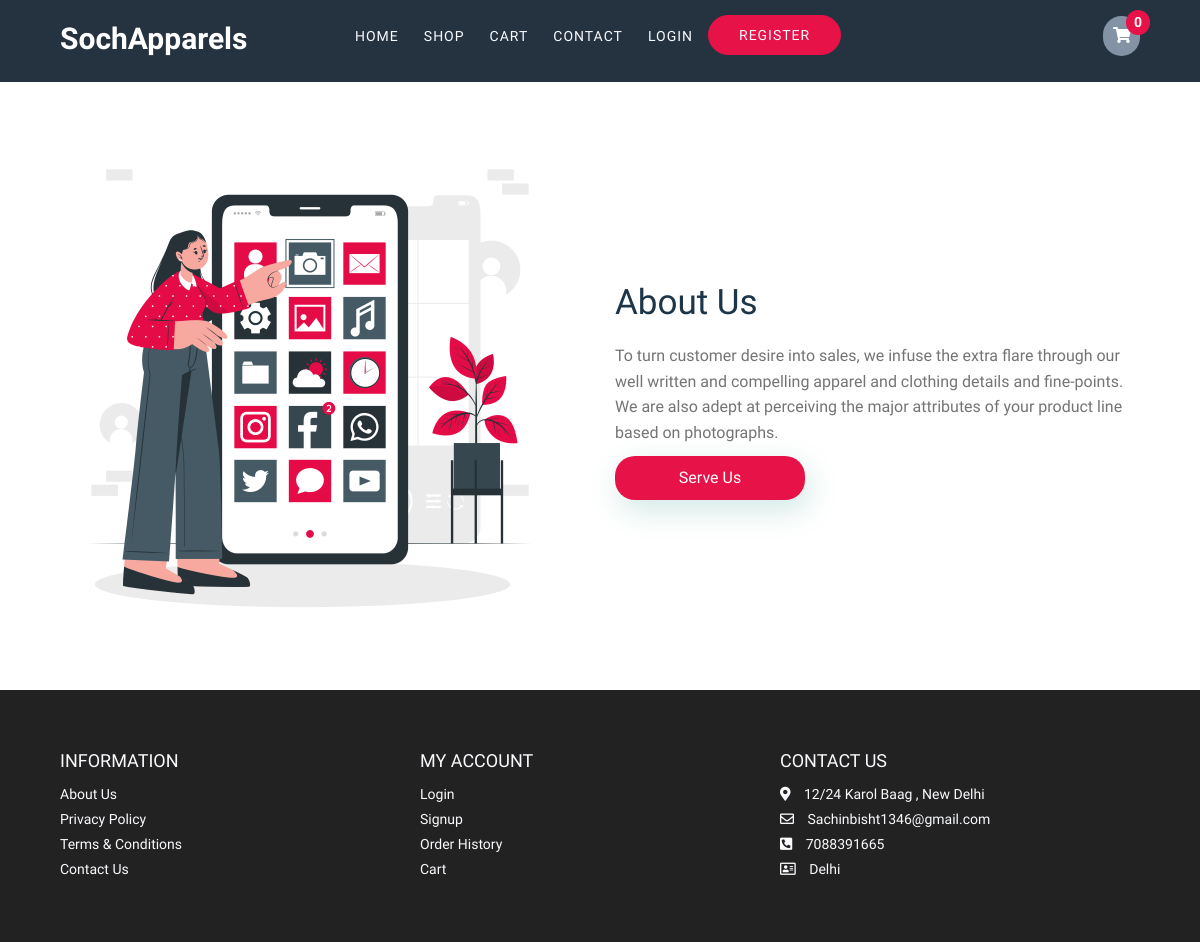
The page /about/ on the database its author committed.
### store/models/index.py (models this page shows, shortened)
class WebsiteDetail(models.Model):
    website_name = models.CharField(max_length=50)
    website_logo = models.ImageField(upload_to="media/images/", height_field=None, width_field=None, max_length=None)
    website_description = models.CharField(max_length=250)
    favicon_icon = models.ImageField(upload_to="media/images/", height_field=None, width_field=None, max_length=None)
    hero_image = models.ImageField(upload_to="media/images/", height_field=None, width_field=None,
    max_length=None)
    hero_headline = models.CharField(max_length=200)
    offer_headine = models.CharField(max_length=50)
    offer_image = models.ImageField(upload_to="media/images/", height_field=None, width_field=None, max_length=None)
    offer_text = models.CharField(max_length=50)
    location = models.CharField(max_length=150)
    email_1 = models.EmailField(max_length=254)
    email_2 = models.EmailField(max_length=254)
    mobile_1 = models.CharField(max_length=10)
    mobile_2 = models.CharField(max_length=10)
    city = models.CharField(max_length=20)

### store/models/about.py (models this page shows, shortened)
class About(models.Model):
    title = models.CharField(max_length=100)
    description = models.CharField(max_length=500)
    image = models.ImageField(upload_to="media/images/", height_field=None, width_field=None, max_length=None)
    link = models.CharField(max_length=50)
    link_text = models.CharField(max_length=50)

### store/views/about.py (the view)
# urls.py: path("about/", AboutView.as_view(), name="About"),
class AboutView(View):
    def get(self, request: WSGIRequest) -> HttpResponse:
        about: About = About.objects.all().first()
        context: Dict ={
            'about':about,
        }
        return render(request, 'store/about.html',context=context)

### store/templatetags/cloth_tags.py (called while the page is built)
@register.simple_tag
def faviconIcon() -> str:
    favicon = website.favicon_icon.url
    return favicon

@register.simple_tag
def get_address() -> str:
    return website.location

@register.simple_tag
def get_email_1() -> str:
    return website.email_1

@register.simple_tag
def get_mobile_1() -> str:
    return website.mobile_1

@register.simple_tag
def get_city() -> str:
    return website.city

@register.simple_tag
def get_name() -> str:
    return website.website_name

### store/templates/store/about.html (shortened to what this page needs)
{% extends "store/layout.html" %}
{% load static %}
{% block body %}
    <div class="container">
	<div class="content row">
        <div class="model col-lg-6 col-md-6 col-sm-12 col-12">
            <img src="{{about.image.url}}"/>
        </div>
        <div class="main-text  col-lg-6 col-md-6 col-sm-12 col-12">
            <h1>{{about.title}}</h1>
            <p>{{about.description}}</p>
            <a href="/{{about.link}}" class="portfolio-btn">{{about.link_text}}</a>
        </div>
    </div>
    </div>
{% endblock %}

### store/templates/store/layout.html (shortened to what this page needs)
<!DOCTYPE html>
<html lang="en">
{% load static %}
{% load cloth_tags %}
<head>
  <link rel="stylesheet" href="https://stackpath.bootstrapcdn.com/bootstrap/4.4.1/css/bootstrap.min.css">
  <link rel="stylesheet" href="https://cdnjs.cloudflare.com/ajax/libs/Glide.js/3.4.1/css/glide.core.css" />
  <link rel="stylesheet" href="https://cdnjs.cloudflare.com/ajax/libs/Glide.js/3.4.1/css/glide.theme.css" />
  <link rel="stylesheet" href="https://cdnjs.cloudflare.com/ajax/libs/font-awesome/5.15.1/css/all.min.css" />
  <link rel="stylesheet" href="{%static 'store/style.css' %}" />
</head>
<body>
  <div class="navigation nav_color">
    <div class="container">
      <nav class="nav__center">
        <div class="nav__header">
          <div class="nav__logo">
            <h1>{% get_name %}</h1>
          </div>
        </div>
        <div class="nav__menu">
          <ul class="nav__list">
            <li class="nav__item">
              <a href="/" class="nav__link">Home</a>
            </li>
            <li class="nav__item">
              <a href="/store" class="nav__link">Shop</a>
            </li>
            <li class="nav__item">
              <a href="/cart" class="nav__link">Cart</a>
            </li>
            <li class="nav__item">
              <a href="/contact" class="nav__link ">Contact</a>
            </li>
            {% if request.user.is_authenticated %}
            <li class="nav__item">
              <a href="/orders" class="nav__link">Orders</a>
            </li>
            <li class="nav__item">
              <a href="/logout" class="nav__link">Logout</a>
            </li>
            {% else %}
            <li class="nav__item">
              <a href="/login" class="nav__link">Login</a>
            </li>
            <li class="nav__item">
              <a href="/registration" class="nav__link">Register</a>
            </li>
            {% endif %}
          </ul>
          <ul class="nav__icons">
            <a href="/cart" class="icon__item">
              <i class="fas fa-shopping-cart" aria-hidden="true"></i>
              <span id="cart">{{request.session.cart|length}}</span>
            </a>
          </ul>
        </div>
      </nav>
    </div>
  </div>
  {% block body %} {% endblock %}
   <footer id="footer" class="section footer">
    <div class="container">
        <div class="footer__top">
            <div class="footer-top__box">
                <h3>INFORMATION</h3>
                <a href="/about">About Us</a>
                <a href="#">Privacy Policy</a>
                <a href="#">Terms & Conditions</a>
                <a href="/contact">Contact Us</a>
            </div>
            <div class="footer-top__box">
                <h3>MY ACCOUNT</h3>
                <a href="/login">Login</a>
                <a href="/registration">Signup</a>
                <a href="/orders">Order History</a>
                <a href="/cart">Cart</a>
            </div>
            <div class="footer-top__box">
                <h3>CONTACT US</h3>
                <div>
                    <span>
                        <i class="fas fa-map-marker-alt"></i>
                    </span>
                    {% get_address %}
                </div>
                <div>
                    <span>
                        <i class="far fa-envelope"></i>
                    </span>
                    {% get_email_1 %}
                </div>
                <div>
                    <span>
                        <i class="fas fa-phone-square-alt"></i>
                    </span>
                    {% get_mobile_1 %}
                </div>
                <div>
                    <span>
                        <i class="far fa-address-card"></i>
                    </span>
                    {% get_city %}
                </div>
            </div>
        </div>
    </div>
</footer>
</body>
</html>

### store/static/store/style.css (style rules this page uses)
:root { --default-color: #e71247; --default-color2: #d64569; --dark-color: #222; --dark-color-alt: #3c4858; --grey-color: #f9fafd; --grey-color-alt: #8492a6; --yellow: #ffcc00; --white: #fff; }
*, *::after, *::before { padding: 0; margin: 0; box-sizing: border-box; }
html { scroll-behavior: smooth; font-size: 62.5%; }
body { position: relative; font-family: "Dosis", sans-serif; font-size: 1.6rem; font-weight: 400; line-height: 1.6; min-height: 100%; color: var(--dark-color); background-color: var(--white); }
li, ul { list-style: none; }
a { text-decoration: none; }
img { max-width: 100%; max-height: 100%; }
h2, h3, h4 { font-weight: 600; }
.container { max-width: 114rem; padding: 0 1rem; margin: 0 auto; }
@media only screen and (max-width: 1200px) { .container { padding: 0 3rem; } }
.navigation { position: relative; padding: 1.5rem 0; z-index: 100; }
.nav_color { background: #253341; }
.nav__center { display: grid; grid-template-columns: 1fr 3fr; align-items: center; }
.nav__header .nav__logo h1 { font-size: 3rem; font-weight: 700; color: var(--white); }
.nav__icons i { width: 1.7rem; height: 1.7rem; }
.nav__menu { display: flex; justify-content: space-between; align-items: center; }
.nav__menu .nav__list { display: flex; justify-content: space-between; padding: 0 1.5rem; }
.nav__list .nav__item:not(:last-child) { margin-right: 0.5rem; }
.nav__item .nav__link:link, .nav__item .nav__link:visited { display: inline-block; padding: 1rem; color: var(--grey-color); text-transform: uppercase; font-weight: 500; font-size: 1.4rem; letter-spacing: 1px; transition: all 300ms ease-in-out; }
.nav__menu .nav__item:last-child .nav__link { background-color: var(--default-color); padding: 0.8rem 3rem; border-radius: 10rem; border: 1px solid var(--default-color); transition: all 300ms ease-in-out; }
.nav__icons { display: flex; align-items: center; }
.nav__icons .icon__item { color: var(--grey-color); padding: 1rem; }
.nav__icons .icon__item i { color:white; }
.nav__icons .icon__item:last-child { position: relative; background-color: var(--grey-color-alt); padding: 0.7rem 1rem; border-radius: 5rem; }
.nav__icons .icon__item:last-child span { position: absolute; background-color: var(--default-color); display: inline-block; top: -0.6rem; right: -1rem; border-radius: 50%; padding: 0.1rem 0.8rem; font-size: 1.4rem; font-weight: 800; }
.content { display:flex; justify-content:center; align-items:center; margin-top:5%; margin-bottom:5%; }
.model { width:500px; height:500px; }
.main-text h1 { font-size: 3.5rem; color:#1c3548; margin:0px 0px 10px 0px; line-height: 60px; }
.main-text p { color:#747474; }
.portfolio-btn { width:190px; height: 44px; display: flex; justify-content: center; align-items: center; color:#FFFFFF; background-color: var(--default-color); border-radius: 20px; box-shadow: 4px 10px 30px rgba(24,139,119,0.2); text-decoration:none; }
.section { padding: 5rem 0; }
.footer { bottom:0; background-color: var(--dark-color); padding: 6rem 1rem; line-height: 2.5rem; }
.footer-top__box span { margin-right: 1rem; }
.footer__top { display: grid; grid-template-columns: repeat(3, 1fr); color: var(--grey-color); }
.footer-top__box a:link, .footer-top__box a:visited { display: block; color: var(--grey); font-size: 1.4rem; transition: 0.6s; }
.footer-top__box div { color: var(--grey); font-size: 1.4rem; }
.footer-top__box h3 { font-size: 1.8rem; font-weight: 400; margin-bottom: 1rem; }

### rows shown on the page
WebsiteDetail: website_name "SochApparels", location "12/24 Karol Baag , New Delhi", email_1 "Sachinbisht1346@gmail.com", mobile_1 "7088391665", city "Delhi"
About: image (picture), title "About Us", description "To turn customer desire into sales, we infuse the extra flare through our well written and compelling apparel and clothing details and fine-points. We are also adept at perceiving the major attributes of your product line based on photographs.", link_text "Serve Us"

### other values the page prints
{{ request.session.cart|length }} "0"
